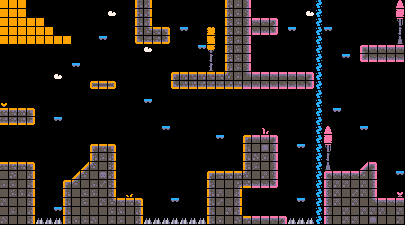

Tiled map render using the project's own tile images. Description and the whole map definition, tile-layer contents included, below:
An orthogonal 45x25 tile map with 9x9 px tiles, 1 tile layer (Ground-n-Platforms) and 20 objects (15x coin, 4x Exit, Spawn).

<map version="1.10" tiledversion="1.11.2" orientation="orthogonal" renderorder="right-down" width="45" height="25" tilewidth="9" tileheight="9" infinite="0" nextlayerid="3" nextobjectid="83">
 <editorsettings>
  <export target="platformer-level-1.tmj" format="json" />
 </editorsettings>
 <tileset firstgid="1" name="kenny_tilemap_packed" tilewidth="9" tileheight="9" tilecount="126" columns="14">
  <image source="tilemap_packed.png" width="134" height="89" />
  <tile id="1">
   <properties>
    <property name="collides" type="bool" value="true" />
   </properties>
  </tile>
  <tile id="2">
   <properties>
    <property name="collides" type="bool" value="true" />
   </properties>
  </tile>
  <tile id="3">
   <properties>
    <property name="collides" type="bool" value="true" />
   </properties>
  </tile>
  <tile id="4">
   <properties>
    <property name="collides" type="bool" value="true" />
   </properties>
  </tile>
  <tile id="5">
   <properties>
    <property name="collides" type="bool" value="true" />
   </properties>
  </tile>
  <tile id="6">
   <properties>
    <property name="collides" type="bool" value="true" />
   </properties>
  </tile>
  <tile id="7">
   <properties>
    <property name="collides" type="bool" value="true" />
   </properties>
  </tile>
  <tile id="8">
   <properties>
    <property name="collides" type="bool" value="true" />
   </properties>
  </tile>
  <tile id="9">
   <properties>
    <property name="collides" type="bool" value="true" />
   </properties>
  </tile>
  <tile id="10">
   <properties>
    <property name="collides" type="bool" value="true" />
   </properties>
  </tile>
  <tile id="11">
   <properties>
    <property name="collides" type="bool" value="true" />
   </properties>
  </tile>
  <tile id="12">
   <properties>
    <property name="collides" type="bool" value="true" />
   </properties>
  </tile>
  <tile id="13">
   <properties>
    <property name="collides" type="bool" value="true" />
   </properties>
  </tile>
  <tile id="15">
   <properties>
    <property name="collides" type="bool" value="true" />
   </properties>
  </tile>
  <tile id="16">
   <properties>
    <property name="collides" type="bool" value="true" />
   </properties>
  </tile>
  <tile id="17">
   <properties>
    <property name="collides" type="bool" value="true" />
   </properties>
  </tile>
  <tile id="18">
   <properties>
    <property name="collides" type="bool" value="true" />
   </properties>
  </tile>
  <tile id="19">
   <properties>
    <property name="collides" type="bool" value="true" />
   </properties>
  </tile>
  <tile id="20">
   <properties>
    <property name="collides" type="bool" value="true" />
   </properties>
  </tile>
  <tile id="21">
   <properties>
    <property name="collides" type="bool" value="true" />
   </properties>
  </tile>
  <tile id="22">
   <properties>
    <property name="collides" type="bool" value="true" />
   </properties>
  </tile>
  <tile id="23">
   <properties>
    <property name="collides" type="bool" value="true" />
   </properties>
  </tile>
  <tile id="24">
   <properties>
    <property name="collides" type="bool" value="true" />
   </properties>
  </tile>
  <tile id="25">
   <properties>
    <property name="collides" type="bool" value="true" />
   </properties>
  </tile>
  <tile id="26">
   <properties>
    <property name="collides" type="bool" value="true" />
   </properties>
  </tile>
  <tile id="27">
   <properties>
    <property name="collides" type="bool" value="true" />
   </properties>
  </tile>
  <tile id="29">
   <properties>
    <property name="collides" type="bool" value="true" />
   </properties>
  </tile>
  <tile id="30">
   <properties>
    <property name="collides" type="bool" value="true" />
   </properties>
  </tile>
  <tile id="31">
   <properties>
    <property name="collides" type="bool" value="true" />
   </properties>
  </tile>
  <tile id="32">
   <properties>
    <property name="collides" type="bool" value="true" />
   </properties>
  </tile>
  <tile id="33">
   <properties>
    <property name="collides" type="bool" value="true" />
   </properties>
  </tile>
  <tile id="34">
   <properties>
    <property name="collides" type="bool" value="true" />
   </properties>
  </tile>
  <tile id="35">
   <properties>
    <property name="collides" type="bool" value="true" />
   </properties>
  </tile>
  <tile id="36">
   <properties>
    <property name="collides" type="bool" value="true" />
   </properties>
  </tile>
  <tile id="37">
   <properties>
    <property name="collides" type="bool" value="true" />
   </properties>
  </tile>
  <tile id="38">
   <properties>
    <property name="collides" type="bool" value="true" />
   </properties>
  </tile>
  <tile id="39">
   <properties>
    <property name="collides" type="bool" value="true" />
   </properties>
  </tile>
  <tile id="40">
   <properties>
    <property name="collides" type="bool" value="true" />
   </properties>
  </tile>
  <tile id="41">
   <properties>
    <property name="collides" type="bool" value="true" />
   </properties>
  </tile>
  <tile id="44">
   <properties>
    <property name="collides" type="bool" value="true" />
   </properties>
  </tile>
  <tile id="45">
   <properties>
    <property name="collides" type="bool" value="true" />
   </properties>
  </tile>
  <tile id="46">
   <properties>
    <property name="collides" type="bool" value="true" />
   </properties>
  </tile>
  <tile id="47">
   <properties>
    <property name="collides" type="bool" value="true" />
   </properties>
  </tile>
  <tile id="48">
   <properties>
    <property name="collides" type="bool" value="true" />
   </properties>
  </tile>
  <tile id="49">
   <properties>
    <property name="collides" type="bool" value="true" />
   </properties>
  </tile>
  <tile id="51">
   <properties>
    <property name="collides" type="bool" value="true" />
   </properties>
  </tile>
  <tile id="52">
   <properties>
    <property name="collides" type="bool" value="true" />
   </properties>
  </tile>
  <tile id="53">
   <properties>
    <property name="collides" type="bool" value="true" />
   </properties>
  </tile>
  <tile id="54">
   <properties>
    <property name="collides" type="bool" value="true" />
   </properties>
  </tile>
  <tile id="55">
   <properties>
    <property name="collides" type="bool" value="true" />
   </properties>
  </tile>
  <tile id="56">
   <properties>
    <property name="collides" type="bool" value="true" />
   </properties>
  </tile>
  <tile id="58">
   <properties>
    <property name="collides" type="bool" value="true" />
   </properties>
  </tile>
  <tile id="59">
   <properties>
    <property name="collides" type="bool" value="true" />
   </properties>
  </tile>
  <tile id="60">
   <properties>
    <property name="collides" type="bool" value="true" />
   </properties>
  </tile>
  <tile id="65">
   <properties>
    <property name="collides" type="bool" value="true" />
   </properties>
  </tile>
  <tile id="66">
   <properties>
    <property name="collides" type="bool" value="true" />
   </properties>
  </tile>
  <tile id="67">
   <properties>
    <property name="collides" type="bool" value="true" />
   </properties>
  </tile>
  <tile id="69">
   <properties>
    <property name="Spawn" value="" />
   </properties>
  </tile>
  <tile id="70">
   <properties>
    <property name="collides" type="bool" value="true" />
    <property name="hazard" type="bool" value="true" />
   </properties>
  </tile>
  <tile id="72">
   <properties>
    <property name="collides" type="bool" value="true" />
   </properties>
  </tile>
  <tile id="73">
   <properties>
    <property name="collides" type="bool" value="true" />
   </properties>
  </tile>
  <tile id="74">
   <properties>
    <property name="collides" type="bool" value="true" />
   </properties>
  </tile>
  <tile id="79">
   <properties>
    <property name="collides" type="bool" value="true" />
   </properties>
  </tile>
  <tile id="80">
   <properties>
    <property name="collides" type="bool" value="true" />
   </properties>
  </tile>
  <tile id="81">
   <properties>
    <property name="collides" type="bool" value="true" />
   </properties>
  </tile>
 </tileset>
 <layer id="1" name="Ground-n-Platforms" width="45" height="25">
  <data encoding="csv">
19,19,19,0,0,0,0,0,0,0,0,0,0,0,0,20,18,0,0,0,0,0,0,0,0,20,17,25,0,0,0,0,0,0,0,79,0,0,0,0,0,0,0,0,9,
19,19,19,0,0,0,0,0,0,0,0,0,77,0,0,20,18,0,0,0,0,0,0,0,0,20,17,25,0,0,0,0,0,0,77,79,0,0,0,0,0,0,0,0,23,
19,19,19,19,19,0,0,0,0,0,0,0,0,0,0,20,18,0,0,0,0,0,0,0,0,20,17,25,40,40,68,0,0,0,0,79,0,0,0,0,0,0,0,0,37,
19,19,19,19,19,19,0,0,0,0,0,0,0,0,0,20,32,33,61,0,57,0,0,2,0,20,17,25,12,12,82,0,57,0,0,79,57,0,0,0,0,0,0,0,51,
19,19,19,19,19,19,19,19,0,0,0,57,0,0,0,74,5,5,75,0,0,0,0,16,0,20,17,25,0,0,0,0,0,0,0,79,0,0,0,0,0,0,0,0,65,
0,0,0,0,0,0,0,0,0,0,0,0,0,0,0,0,77,0,0,0,0,0,57,30,0,20,17,25,0,0,0,0,0,0,0,79,0,0,0,0,67,40,40,40,40,
0,0,0,0,0,0,0,0,0,0,0,0,0,0,0,0,0,0,0,0,0,0,0,44,0,20,17,25,0,0,0,0,0,0,0,79,0,0,57,0,81,12,12,12,12,
0,0,0,0,0,0,0,0,57,0,0,0,0,0,0,0,0,0,0,0,0,0,0,58,0,20,17,25,0,0,0,0,0,0,0,79,0,0,0,0,0,0,0,0,0,
0,0,0,0,0,0,77,0,0,0,0,0,0,0,0,0,0,0,0,60,33,33,33,33,33,34,17,39,40,40,40,40,40,40,68,79,0,0,0,0,0,0,0,0,0,
0,0,0,0,0,0,0,0,0,0,46,47,48,0,0,0,0,0,0,74,5,5,5,5,5,5,5,12,12,12,12,12,12,12,82,79,0,0,0,0,0,0,0,0,0,
0,0,0,0,0,0,0,0,0,0,0,0,0,0,0,0,0,0,0,0,0,0,0,0,0,0,0,0,0,0,0,0,0,0,0,79,0,0,0,0,0,0,0,0,0,
76,0,0,0,0,0,0,0,0,0,0,0,0,0,0,0,57,0,0,0,0,0,0,0,0,0,0,0,0,0,0,0,0,0,0,79,0,0,0,0,0,0,0,0,0,
33,33,33,61,0,0,0,0,0,0,0,0,0,0,0,0,0,0,0,0,0,0,0,0,0,0,0,0,0,0,0,0,0,0,0,79,0,57,0,0,0,0,0,0,0,
5,5,5,75,0,0,57,0,0,0,0,0,0,0,0,0,0,0,0,0,0,0,0,0,0,0,0,0,0,0,0,0,0,0,0,79,0,0,0,0,0,0,0,0,0,
0,0,0,0,0,0,0,0,0,0,0,0,0,0,0,0,0,0,57,0,0,0,0,0,0,0,0,0,0,69,0,0,0,0,0,79,9,0,0,0,57,0,0,0,0,
0,0,0,0,0,0,0,0,0,0,0,0,0,0,0,0,0,0,0,0,0,0,0,0,57,0,0,60,40,40,68,0,0,0,0,79,23,0,0,0,0,0,0,0,0,
0,0,0,0,0,0,0,0,0,0,60,33,61,0,0,0,0,0,0,0,0,0,0,0,0,0,0,20,3,38,25,0,0,57,0,79,37,0,0,0,0,0,0,0,0,
0,0,0,0,0,0,0,0,0,0,20,17,18,0,0,0,0,0,0,0,0,0,0,0,0,0,0,20,10,17,25,0,0,0,0,79,51,0,0,0,0,0,0,0,0,
33,33,33,61,0,0,0,0,0,7,34,3,18,0,0,0,0,0,0,0,0,0,0,0,0,0,0,20,17,3,25,0,0,0,0,79,65,0,0,0,14,68,0,0,0,
3,10,3,18,0,0,0,0,7,34,3,38,18,0,0,0,0,0,0,0,0,0,0,60,33,33,33,34,3,31,25,0,0,0,0,79,67,40,40,40,28,25,0,0,57,
17,17,3,18,0,0,0,60,21,3,17,24,18,0,0,0,0,0,0,0,0,0,0,20,3,3,4,5,12,12,82,0,0,0,0,79,27,31,31,3,31,25,0,0,0,
3,17,17,18,0,0,0,20,3,17,17,3,18,0,62,0,0,0,0,0,0,0,0,20,31,3,18,0,0,0,0,0,0,0,0,79,27,31,3,24,31,25,0,0,83,
31,3,3,18,0,0,0,20,3,17,3,31,32,33,33,61,0,0,0,57,0,0,0,20,24,3,18,0,0,0,0,0,0,57,0,79,27,31,3,31,3,39,40,40,40,
3,17,3,18,0,0,57,20,3,3,3,3,17,17,3,18,0,0,0,0,0,0,0,20,3,31,18,0,0,0,0,0,0,0,0,79,27,3,31,3,31,31,31,3,31,
10,3,3,18,71,71,71,20,17,17,10,3,17,17,3,18,71,71,71,71,71,71,71,20,17,3,10,33,40,40,40,68,71,71,71,79,27,3,31,31,3,38,3,3,31
</data>
 </layer>
 <objectgroup id="2" name="Objects">
  <object id="1" name="Spawn" gid="70" x="1.5" y="161" width="9" height="9" />
  <object id="49" name="coin" gid="63" x="26" y="161" width="9" height="9" />
  <object id="50" name="coin" gid="63" x="98" y="143.5" width="9" height="9" />
  <object id="51" name="coin" gid="63" x="99.5" y="79.5" width="9" height="9" />
  <object id="52" name="coin" gid="63" x="18.5" y="107.5" width="9" height="9" />
  <object id="53" name="coin" gid="63" x="170" y="188.5" width="9" height="9" />
  <object id="54" name="coin" gid="63" x="55" y="207.5" width="9" height="9" />
  <object id="55" name="coin" gid="63" x="245" y="135" width="9" height="9" />
  <object id="56" name="coin" gid="63" x="153" y="26.5" width="9" height="9" />
  <object id="57" name="coin" gid="63" x="259" y="17" width="9" height="9" />
  <object id="58" name="coin" gid="63" x="383.5" y="45" width="9" height="9" />
  <object id="59" name="coin" gid="63" x="389" y="197" width="9" height="9" />
  <object id="60" name="coin" gid="63" x="342" y="170" width="9" height="9" />
  <object id="61" name="coin" gid="63" x="243.5" y="215.5" width="9" height="9" />
  <object id="62" name="coin" gid="63" x="289" y="70.5" width="9" height="9" />
  <object id="63" name="coin" gid="63" x="56" y="25.5" width="9" height="9" />
  <object id="79" name="Exit" gid="96" x="28.25" y="9.75" width="9" height="9" />
  <object id="80" name="Exit" gid="110" x="28" y="17.75" width="9" height="9" />
  <object id="81" name="Exit" gid="111" x="36" y="18" width="9" height="9" />
  <object id="82" name="Exit" gid="97" x="36" y="10.5" width="9" height="10.25" />
 </objectgroup>
</map>
